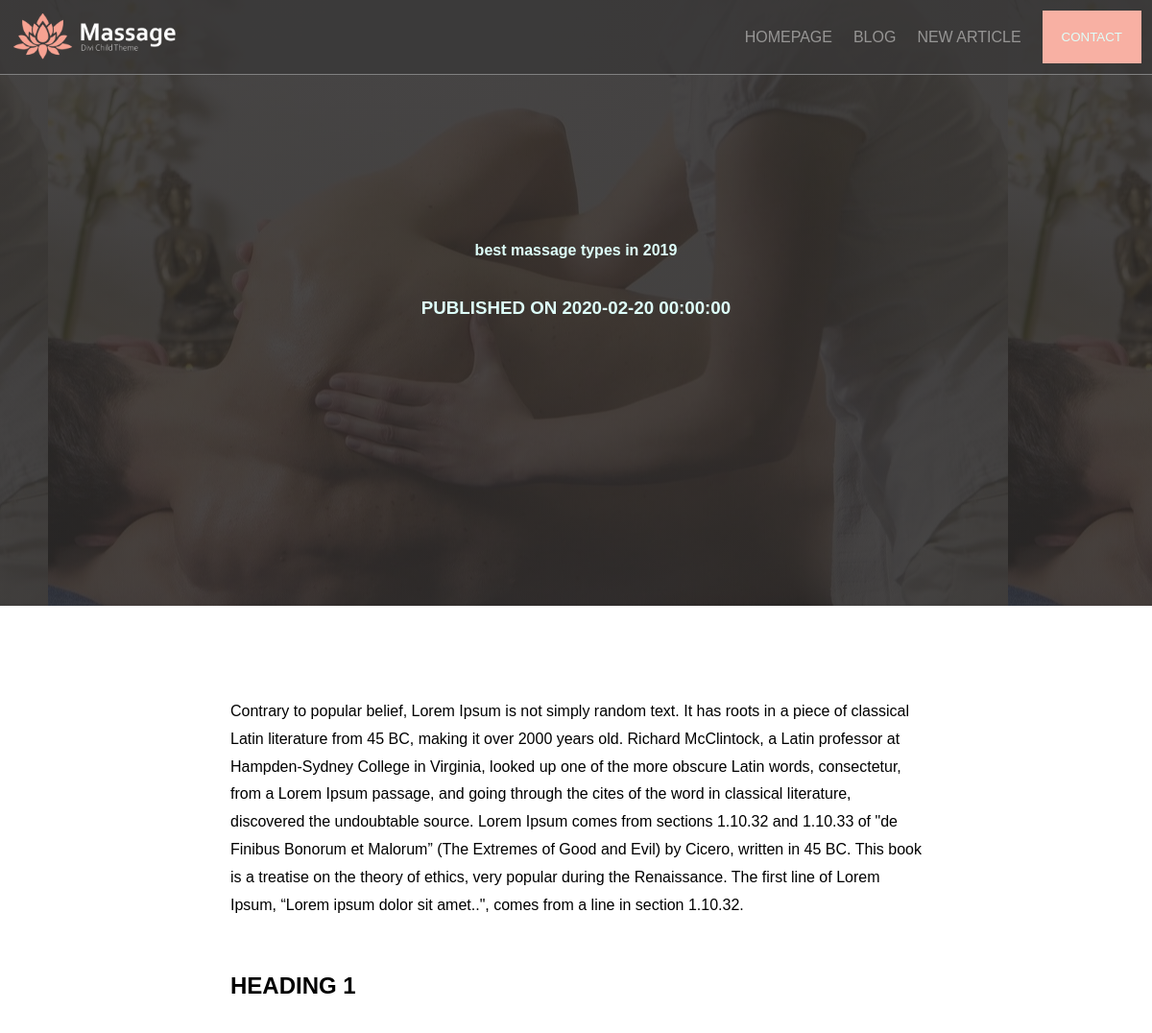
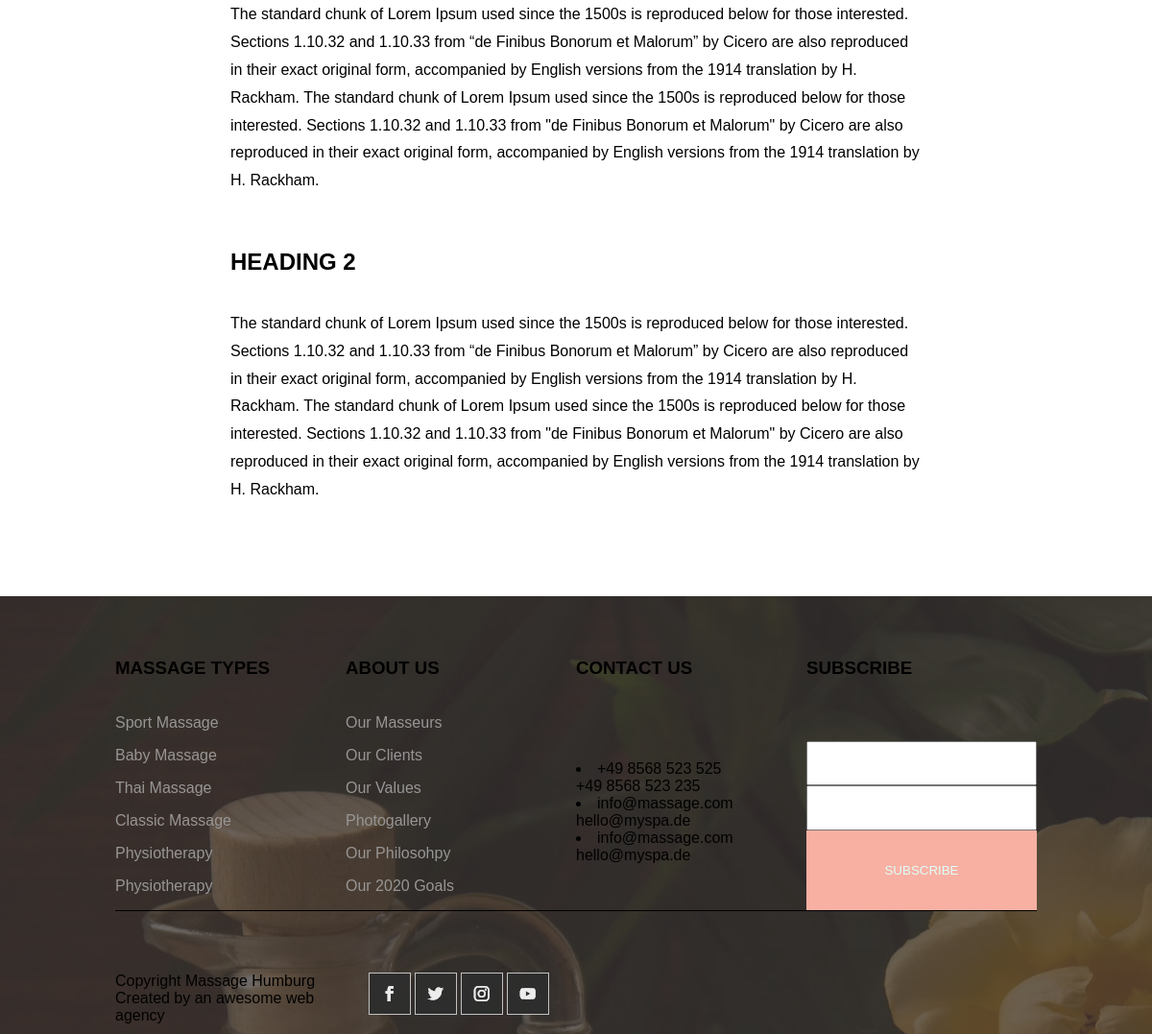
The app's page /article.php?id=4 with its own data (2 pictures, top to bottom).
### tables this page shows
CREATE TABLE IF NOT EXISTS `articles` (
  `id` int(11) NOT NULL AUTO_INCREMENT,
  `titre` varchar(70) NOT NULL,
  `resume` text NOT NULL,
  `titre2` varchar(70) NOT NULL,
  `contenu2` text NOT NULL,
  `titre3` varchar(70) NOT NULL,
  `contenu3` text NOT NULL,
  `photo` varchar(215) NOT NULL,
  `datepublication` datetime NOT NULL DEFAULT CURRENT_TIMESTAMP,
  PRIMARY KEY (`id`)
);

### connexion.php (called while the page is built, shortened)
<?php
    class MaConnexion {
        private $Connection;
        public function __construct($NewDatabaseName, $NewUser, $NewPassword, $NewHost)
        {
            $this->DatabaseName = $NewDatabaseName;
            $this->User = $NewUser;
            $this->Password = $NewPassword;
            $this->Host = $NewHost;
            try {
                $DataSourceName = "mysql:host=$this->Host;dbname=$this->DatabaseName;charset=utf8mb4";
                $this->Connection = new PDO($DataSourceName, $this->User, $this->Password);
                $this->Connection->setAttribute(PDO::ATTR_ERRMODE, PDO::ERRMODE_EXCEPTION);
            } catch (PDOException $e) {
                echo "Erreur: " . $e->getMessage();
            }
        }
        public function select($Table, $Column, $ConditionField = 1)
        {
            try {
                $SQLQueryString = "SELECT $Column FROM $Table WHERE $ConditionField";
                $Result = $this->Connection->query($SQLQueryString);
                return $Result->fetchAll(PDO::FETCH_ASSOC);
            } catch (PDOException $e) {
                echo "Erreur: " . $e->getMessage();
            }
        }
    }
?>

### article.php (the view, shortened to what this page needs)
<!DOCTYPE html>
<html lang="en">
<?php
    include("./connexion.php");
    $NewConnection = new MaConnexion("massage", "root", "", "localhost");
?>
<head>
    <link rel="stylesheet" href="./style.css">
</head>
<body>
    <?php include './components/header.php' ?>
    <?php
        if (isset($_GET['id']))
        {
            $Condition = 'id="' . $_GET['id'] . '"';
            $AllProducts = $NewConnection->select("articles", "*", $Condition);
            foreach ($AllProducts as $EachKey => $EachValue) {
                $Style = "background-image: linear-gradient(180deg,rgba(45,43,42,0.87) 0%,rgba(45,43,42,0.87) 100%),url('" . $EachValue['photo'] . "');";
                echo '<section id="ArticleHead" class="TopHead" style="' . $Style . '">';
                echo "<h4>" . $EachValue['titre'] . "</h4>";
                echo "<h3>Published on " . $EachValue['datepublication'] . "</h3>";
                echo '</section>';
                echo '<section id="ArticleBody" >';
                echo "<p>" . $EachValue['resume'] . "</p>";
                echo "<h5>" . $EachValue['titre2'] . "</h5>";
                echo "<p>" . $EachValue['contenu2'] . "</p>";
                echo "<h5>" . $EachValue['titre3'] . "</h5>";
                echo "<p>" . $EachValue['contenu3'] . "</p>";
                echo '</section>';
                break;
            }
        }
    ?>
    <?php include './components/footer.php' ?>
</body>
</html>

### style.css (style rules this page uses)
* { font-family:'Montserrat',Helvetica,Arial,Lucida,sans-serif; padding: 0; margin: 0; }
body { min-height: 100vh; object-fit: fill; background-size: cover; background-blend-mode: overlay; background-repeat: no-repeat; }
h3 { text-transform: uppercase; }
h4 { text-transform: lowercase; }
.TopHead * { color: #defffa; margin-bottom: 2.5em; }
.TopHead { display: grid; width: 100%; justify-items: center; align-content: center; margin-left: auto; margin-right: auto; }
#ArticleHead { background-position: 25% 50%; min-height: 631px; }
#ArticleBody { width: 60%; margin-top: 6em; margin-left: auto; margin-bottom: 6em; margin-right: auto; }
#ArticleBody * { margin-bottom: 1.5em; }
#ArticleBody p { line-height: 1.8; margin-bottom: 3.5em; }
#ArticleBody h5 { font-size: x-large; text-transform: uppercase; }

### records on screen
articles: photo (picture), titre "best massage types in 2019", datepublication "2020-02-20 00:00:00", resume "Contrary to popular belief, Lorem Ipsum is not simply random text. It has roots in a piece of classical Latin literature from 45 BC, making it over 2000 years old. Richard McClintock, a Latin professor at Hampden-Sydney College in Virginia, looked up one of the more obscure Latin words, consectetur, from a Lorem Ipsum passage, and going through the cites of the word in classical literature, discovered the undoubtable source. Lorem Ipsum comes from sections 1.10.32 and 1.10.33 of \"de Finibus Bonorum et Malorum” (The Extremes of Good and Evil) by Cicero, written in 45 BC. This book is a treatise on the theory of ethics, very popular during the Renaissance. The first line of Lorem Ipsum,…", titre2 "HEADING 1", contenu2 "The standard chunk of Lorem Ipsum used since the 1500s is reproduced below for those interested. Sections 1.10.32 and 1.10.33 from “de Finibus Bonorum et Malorum” by Cicero are also reproduced in their exact original form, accompanied by English versions from the 1914 translation by H. Rackham. The standard chunk of Lorem Ipsum used since the 1500s is reproduced below for those interested. Sections 1.10.32 and 1.10.33 from \"de Finibus Bonorum et Malorum\" by Cicero are also reproduced in their exact original form, accompanied by English versions from the 1914 translation by H. Rackham.", titre3 "HEADING 2", contenu3 "The standard chunk of Lorem Ipsum used since the 1500s is reproduced below for those interested. Sections 1.10.32 and 1.10.33 from “de Finibus Bonorum et Malorum” by Cicero are also reproduced in their exact original form, accompanied by English versions from the 1914 translation by H. Rackham. The standard chunk of Lorem Ipsum used since the 1500s is reproduced below for those interested. Sections 1.10.32 and 1.10.33 from \"de Finibus Bonorum et Malorum\" by Cicero are also reproduced in their exact original form, accompanied by English versions from the 1914 translation by H. Rackham."
